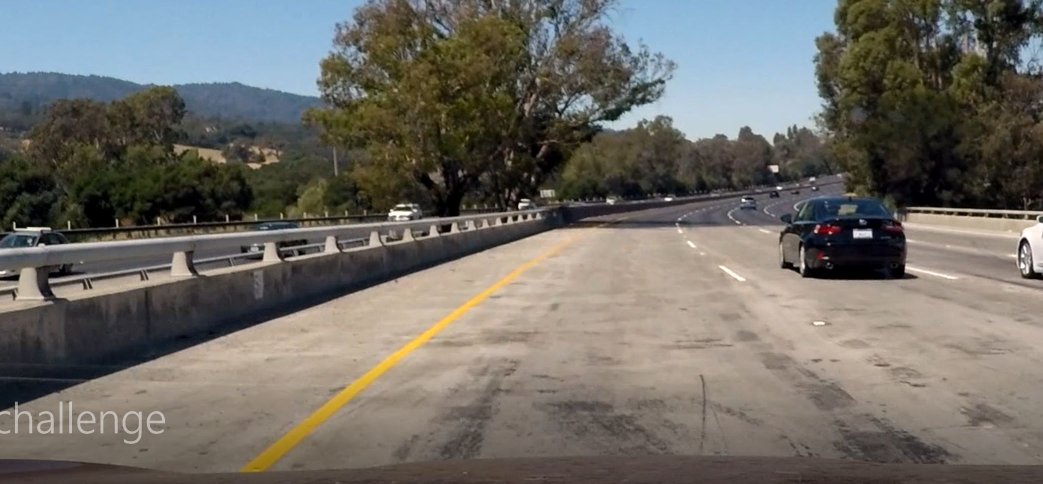
#> input picture test_images/Capture.JPG, 2086 x 968 px (shown at 1/2 size)
$ jupyter execute --allow-errors P1.ipynb   (shell and % lines are left out)
#> lines starting #> are read from the running program, lines starting #| are printed output that depends on the picture; after the words box and inside, x2 and y2 are one past the last pixel; in counts of white or black regions, pixels touching at a corner belong together
# Self-Driving Car Engineer Nanodegree

## Project: **Finding Lane Lines on the Road**
***
In this project, you will use the tools you learned about in the lesson to identify lane lines on the road.  You can develop your pipeline on a series of individual images, and later apply the result to a video stream (really just a series of images). Check out the video clip "raw-lines-example.mp4" (also contained in this repository) to see what the output should look like after using the helper functions below.

Once you have a result that looks roughly like "raw-lines-example.mp4", you'll need to get creative and try to average and/or extrapolate the line segments you've detected to map out the full extent of the lane lines.  You can see an example of the result you're going for in the video "P1_example.mp4".  Ultimately, you would like to draw just one line for the left side of the lane, and one for the right.

In addition to implementing code, there is a brief writeup to complete. The writeup should be completed in a separate file, which can be either a markdown file or a pdf document. There is a [write up template](https://github.com/udacity/CarND-LaneLines-P1/blob/master/writeup_template.md) that can be used to guide the writing process. Completing both the code in the Ipython notebook and the writeup template will cover all of the [rubric points](https://review.udacity.com/#!/rubrics/322/view) for this project.

---
Let's have a look at our first image called 'test_images/solidWhiteRight.jpg'.  Run the 2 cells below (hit Shift-Enter or the "play" button above) to display the image.

**Note: If, at any point, you encounter frozen display windows or other confounding issues, you can always start again with a clean slate by going to the "Kernel" menu above and selecting "Restart & Clear Output".**

---

**The tools you have are color selection, region of interest selection, grayscaling, Gaussian smoothing, Canny Edge Detection and Hough Tranform line detection.  You  are also free to explore and try other techniques that were not presented in the lesson.  Your goal is piece together a pipeline to detect the line segments in the image, then average/extrapolate them and draw them onto the image for display (as below).  Once you have a working pipeline, try it out on the video stream below.**

---

<figure>

 <figcaption>
 <p></p>
 <p style="text-align: center;"> Your output should look something like this (above) after detecting line segments using the helper functions below </p>
 </figcaption>
</figure>
 <p></p>
<figure>

 <figcaption>
 <p></p>
 <p style="text-align: center;"> Your goal is to connect/average/extrapolate line segments to get output like this</p>
 </figcaption>
</figure>

**Run the cell below to import some packages.  If you get an `import error` for a package you've already installed, try changing your kernel (select the Kernel menu above --> Change Kernel).  Still have problems?  Try relaunching Jupyter Notebook from the terminal prompt.  Also, see [this forum post](https://carnd-forums.udacity.com/cq/viewquestion.action?spaceKey=CAR&id=29496372&questionTitle=finding-lanes---import-cv2-fails-even-though-python-in-the-terminal-window-has-no-problem-with-import-cv2) for more troubleshooting tips.**

## Import Packages

[cell 1]
#importing some useful packages
import matplotlib.pyplot as plt
import matplotlib.image as mpimg
import numpy as np
import cv2

## Read in an Image

#> (a cell that did not finish here is left out)

##  Functions

[cell 3]
import math
#function to print images
def printImage(image):
    plt.figure()
    plt.imshow(image)
#function to print greyscale images
def printGreyImage(image):
    plt.figure()
    plt.imshow(image,cmap="gray")
# [7 lines left out: function grayscale, not called in this run]
    # Or use BGR2GRAY if you read an image with cv2.imread()
    # return cv2.cvtColor(img, cv2.COLOR_BGR2GRAY)

def canny(img, low_threshold, high_threshold):
    """Applies the Canny transform"""
    #img = np.uint8(img)
    return cv2.Canny(img, low_threshold, high_threshold)

def gaussian_blur(img, kernel_size):
    """Applies a Gaussian Noise kernel"""
    return cv2.GaussianBlur(img, (kernel_size, kernel_size), 0)

def region_of_interest(img, vertices):
    """
    Applies an image mask.

    Only keeps the region of the image defined by the polygon
    formed from `vertices`. The rest of the image is set to black.
    """
    #defining a blank mask to start with
    mask = np.zeros_like(img)

    #defining a 3 channel or 1 channel color to fill the mask with depending on the input image
    if len(img.shape) > 2:
        channel_count = img.shape[2]  # i.e. 3 or 4 depending on your image
        ignore_mask_color = (255,) * channel_count
    else:
        ignore_mask_color = 255

    #filling pixels inside the polygon defined by "vertices" with the fill color
    cv2.fillPoly(mask, vertices, ignore_mask_color)

    #returning the image only where mask pixels are nonzero
    masked_image = cv2.bitwise_and(img, mask)
    #plt.figure()
    #plt.imshow(weighted_img(mask, img, α=0.8, β=1., λ=0.),cmap="gray")
    return masked_image


def draw_lines(img, lines, color=[255, 0, 0], thickness=2):
    """
    NOTE: this is the function you might want to use as a starting point once you want to
    average/extrapolate the line segments you detect to map out the full
    extent of the lane (going from the result shown in raw-lines-example.mp4
    to that shown in P1_example.mp4).
    """
    for line in lines:
        for x1,y1,x2,y2 in line:
            cv2.line(img, (x1, y1), (x2, y2), color, thickness)

def avg_list(list):
    if(len(list)>0):
        return sum(list)/len(list)
    else:
        return 0

def cal_Xvalue(y,intercept,slope):
    #print("cal X val",y,intercept,slope)
    if slope!=0:
        return int((y-intercept)/slope)

def cal_Yvalue(x,intercept,slope):
    return int(slope*x+intercept)

def hough_average_slope_intercept_lines(img, rho, theta, threshold, min_line_len, max_line_gap):
    """
    `img` should be the output of a Canny transform.

    Returns an image with hough lines drawn.
    """
    lines = cv2.HoughLinesP(img, rho, theta, threshold, np.array([]), minLineLength=min_line_len, maxLineGap=max_line_gap)
    line_img = np.zeros((img.shape[0], img.shape[1], 3), dtype=np.uint8)
    final_image = np.zeros((img.shape[0], img.shape[1], 3), dtype=np.uint8)
    final_image=draw_average_slope_intercept_lines(line_img, lines)
    return final_image

"""
This function detet left and right lanes based on the slope.
Than create a average slope and y-intercept for all the left and right lanes.
Once the slope and intercept are generated. Lanes are drawn based on the the
slope and y-intercept.

"""
def draw_average_slope_intercept_lines(final_image, lines, color=[255, 0, 0], thickness=20):
    """
    NOTE: this is the function you might want to use as a starting point once you want to
    average/extrapolate the line segments you detect to map out the full
    extent of the lane (going from the result shown in raw-lines-example.mp4
    to that shown in P1_example.mp4).

    Think about things like separating line segments by their
    slope ((y2-y1)/(x2-x1)) to decide which segments are part of the left
    line vs. the right line.  Then, you can average the position of each of
    the lines and extrapolate to the top and bottom of the lane.

    This function draws `lines` with `color` and `thickness`.
    Lines are drawn on the image inplace (mutates the image).
    If you want to make the lines semi-transparent, think about combining
    this function with the weighted_img() function below
    """
    positive_slope=[]
    positive_intercept=[]
    negative_slope=[]
    negative_intercept=[]
    avg_positive_slope=0
    avg_positive_intercept=0
    avg_negative_slope=0
    avg_negative_intercept=0
    m_p=0
    c_p=0
    m_n=0
    c_n=0
    positive_x1=0
    positive_y1=0
    positive_x2=0
    positive_y2=0
    negative_x1=0
    negative_y1=0
    negative_x2=0
    negative_y2=0
    lane_size1=0.6
    lane_size2=0.4
    img_shape=final_image.shape
    for line in lines:
        for x1,y1,x2,y2 in line:
            if x2!=x1:
                #print((y2-y1)/(x2-x1))
                if(((y2-y1)/(x2-x1))>0.4):
                    m_p=(y2-y1)/(x2-x1)
                    #print(m_p,positive_slope)
                    #positive_slope[len(positive_slope):] = [m_p]
                    positive_slope.append(m_p)
                    #print(m_p,positive_slope)
                    c_p=y1-m_p*x1
                    positive_intercept.append(c_p)
                   # print(m_p,c_p)
                   # print(positive_slope)
                elif(((y2-y1)/(x2-x1))<-0.4):
                    m_n=(y2-y1)/(x2-x1)
                    negative_slope.append(m_n)
                    c_n=y1-m_n*x1
                    negative_intercept.append(c_n)
                    #print(m_n,c_n)
    avg_positive_slope=avg_list(positive_slope)
    avg_positive_intercept=avg_list(positive_intercept)
    avg_negative_slope=avg_list(negative_slope)
    avg_negative_intercept=avg_list(negative_intercept)
    img1=np.zeros([img_shape[0],img_shape[1]])
    img2=np.zeros([img_shape[0],img_shape[1]])
    #print(avg_positive_slope,avg_positive_intercept,avg_negative_slope,avg_negative_intercept)
    if (avg_positive_slope!=0 and avg_positive_intercept!=0):
        positive_y1=img_shape[0]
        positive_x1=cal_Xvalue(positive_y1,avg_positive_intercept,avg_positive_slope)
        positive_x2=int(img_shape[1]*lane_size1)
        positive_y2=cal_Yvalue(positive_x2,avg_positive_intercept,avg_positive_slope)
    if(avg_negative_slope!=0 and avg_negative_intercept!=0):
        negative_y1=img_shape[0]
        negative_x1=cal_Xvalue(negative_y1,avg_negative_intercept,avg_negative_slope)
        negative_x2=int(img_shape[1]*lane_size2)
        negative_y2=cal_Yvalue(negative_x2,avg_negative_intercept,avg_negative_slope)

    positive_slope_image=np.zeros([img_shape[0],img_shape[1],3],dtype=np.uint8)
    negative_slope_image=np.zeros([img_shape[0],img_shape[1],3],dtype=np.uint8)
    #final_image=np.zeros([img_shape[0],img_shape[1],3],dtype=np.uint8)
    #print(negative_x1,negative_y1,negative_x2,negative_y2,positive_x1, positive_y1, positive_x2, positive_y2)

    cv2.line(positive_slope_image, (positive_x1, positive_y1), (positive_x2, positive_y2), color, thickness)
    cv2.line(negative_slope_image, (negative_x1, negative_y1), (negative_x2, negative_y2), color, thickness)
    #print
    #printGreyImage(img1)
    #printGreyImage(img2)
    final_image=positive_slope_image+negative_slope_image
    #printGreyImage(final_image)

    return final_image


"""

            img1=np.zeros([img_shape[0],img_shape[1]])
            cv2.line(img, (x1, y1), (x2, y2), color, thickness)
            cv2.line(img1, (x1, y1), (x2, y2), color, thickness)
            plt.figure()
            plt.imshow(img1,cmap="gray")

  """


def hough_lines(img, rho, theta, threshold, min_line_len, max_line_gap):
    """
    `img` should be the output of a Canny transform.

    Returns an image with hough lines drawn.
    """
    lines = cv2.HoughLinesP(img, rho, theta, threshold, np.array([]), minLineLength=min_line_len, maxLineGap=max_line_gap)
    line_img = np.zeros((img.shape[0], img.shape[1], 3), dtype=np.uint8)
    draw_lines(line_img, lines)
    return line_img

# Python 3 has support for cool math symbols.

def weighted_img(img, initial_img, α=0.8, β=1., λ=0.):
    """
    `img` is the output of the hough_lines(), An image with lines drawn on it.
    Should be a blank image (all black) with lines drawn on it.

    `initial_img` should be the image before any processing.

    The result image is computed as follows:

    initial_img * α + img * β + λ
    NOTE: initial_img and img must be the same shape!
    """
    return cv2.addWeighted(initial_img, α, img, β, λ)

#function to print image overlay
# [4 lines left out: function printImageOverlay, not called in this run]

## Lane detection using  RGB threshold only
Creating a function to detect lanes in the image:
**Thresholding of image using color**
Ideal RGB values of white area (255,255,255)
Ideal RGB values of yellow area (255,255,0)
RGB threshold conditiods like(R>200 and G>200 and (B < 50 or B > 200) should be a good start

[cell 4]
# [29 lines left out: function white_yellow_lane_filter, not called in this run]

#> (a cell that did not finish here is left out)

Converting an image to grayscale is not nessecary as yellow has less b value compared to white. So instead I prefferd red channel

[cell 6]
def laneDetector(image):
    #colorFilterLaneMask=white_yellow_lane_filter(image)
    #grayImage=grayscale(image)
    #red channel image as basis
    #imageSize=image.shape
    grayImage=np.zeros((image.shape[0],image.shape[1]),dtype=np.uint8)
    grayImage1=np.zeros((image.shape[0],image.shape[1]),dtype=np.uint8)
    #using histogram equalization
    grayImage=cv2.equalizeHist(image[:,:,0])
    #grayImage=image[:,:,0]
    #grayImage=weighted_img(image[:,:,0], image[:,:,1], α=2, β=1, λ=3.)
    grayImage1[grayImage>150]=255;
   # plt.figure()
   # plt.imshow(grayImage1,cmap="gray")
    #smoothing the image
    kernal_size=15
    grayImage_blur=gaussian_blur(grayImage1,kernal_size)
   # plt.figure()
   # plt.imshow(grayImage_blur,cmap="gray")
    low_threshold=30
    high_threshold=120
    #canny edge detection
    edge_canny=canny(grayImage_blur,low_threshold,high_threshold)
   # plt.figure()
   # plt.imshow(edge_canny,cmap="gray")
    #region of interest
    imageShape=image.shape
    #vertices = np.array([[(500,260),(450,260),(60,imageShape[0]-20), (60,imageShape[0]), (imageShape[1]-40,imageShape[0]),(imageShape[1]-40,imageShape[0]-30)]], dtype=np.int32)
    vertices = np.array([[(int(imageShape[1]*0.6),int(imageShape[0]*0.5)),(int(imageShape[1]*0.4),int(imageShape[0]*0.5)), (int(0.125*imageShape[1]),imageShape[0]), (imageShape[1]-int(0.14*imageShape[1]),imageShape[0])]], dtype=np.int32)
    #vertices = np.array([[(int(imageShape[0]*0.34),int(imageShape[0]*0.5)),(int(imageShape[0]*0.56),int(imageShape[0]*0.5)), (int(0.125*imageShape[1]),imageShape[0]), (imageShape[1]-int(0.14*imageShape[0]),imageShape[0])]], dtype=np.int32)
    #vertices = np.array([[(500,280),(450,280), (60,imageShape[0]), (900,imageShape[0])]], dtype=np.int32)
    #vertices = np.array([[(600,280),(450,280), (60,imageShape[0]), (950,imageShape[0])]], dtype=np.int32)
    edge_canny_withROI=region_of_interest(edge_canny,vertices)

    #edge_canny_withROI_smooth=gaussian_blur(edge_canny_withROI,kernal_size)
   # plt.figure()
   # plt.imshow(edge_canny_withROI,cmap="gray")
    #'''''
    rho=1
    theta=np.pi/180
    threshold=70
    min_line_len=10
    max_line_gap=20
    #line detection using hough transform
    houghLineImage=hough_lines(edge_canny_withROI, rho,theta,threshold, min_line_len, max_line_gap)
    houghLineImage_average_slope_intercept_lines=hough_average_slope_intercept_lines(edge_canny_withROI, rho,theta,threshold, min_line_len, max_line_gap)

    #plt.figure()
    #plt.imshow(houghEdge,cmap="gray")

    return houghLineImage_average_slope_intercept_lines
    #'''''

#> (a cell that did not finish here is left out)

## Test Images

Build your pipeline to work on the images in the directory "test_images"
**You should make sure your pipeline works well on these images before you try the videos.**

[cell 8]
import os
testImages_name=os.listdir("test_images/")
#> testImages_name = ['Capture.JPG']
test_OutputNmaesList=list(map(lambda x: "test_images_output/"+x[:-4]+'_output.png',testImages_name))
#> test_OutputNmaesList = ['test_images_output/Capture_output.png']
#mpimg.imread('test_images/solidWhiteRight.jpg')
testImages_name=list(map(lambda x:'test_images/'+x ,testImages_name))
#> testImages_name = ['test_images/Capture.JPG']
testImages_name
test_imagesList=list(map(lambda x: mpimg.imread(x),testImages_name))
#> test_imagesList = 1 item

#test_OutputNmaesList

**Code to display  the read images**

[cell 9]
'''
list(map(lambda x: printImage(x),test_imagesList))
'''
#list(map(lambda x: printImage(x),test_imagesList))

**Display laneDetector algorithm output mask images**

[cell 10]
houghLineImageList=list(map(lambda x: laneDetector(x),test_imagesList))
#> in laneDetector, `grayImage=cv2.equalizeHist(image[:,:,0])`:
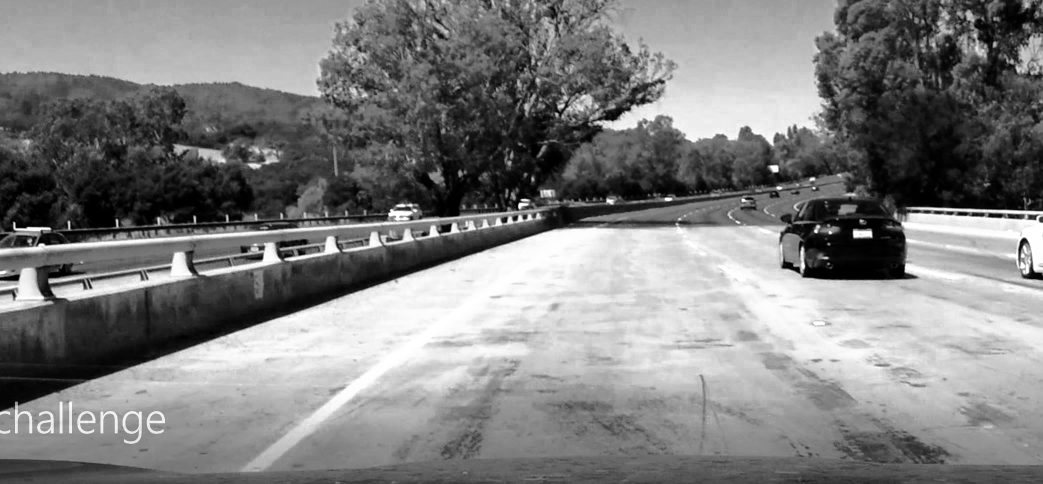
#> grayImage: shape (968, 2086) (shown at 1/2 size); min 0, max 255, mean 127.5
#> in region_of_interest, `cv2.fillPoly(mask, vertices, ignore_mask_color)`:
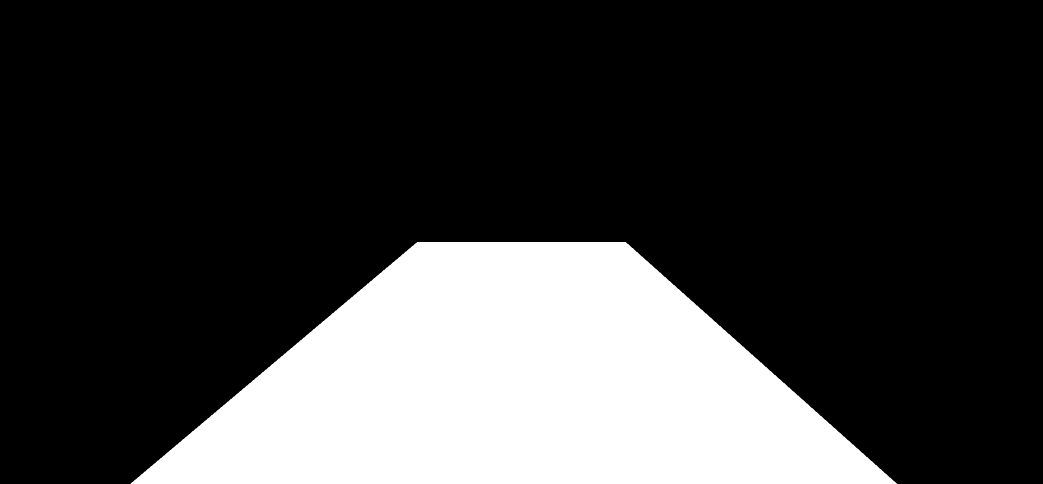
#> mask: shape (968, 2086) (shown at 1/2 size); 23.4% white; 1 white region, box (x1, y1, x2, y2) and area: (261, 484, 1794, 968) 472217
#> in region_of_interest, `masked_image = cv2.bitwise_and(img, mask)`:
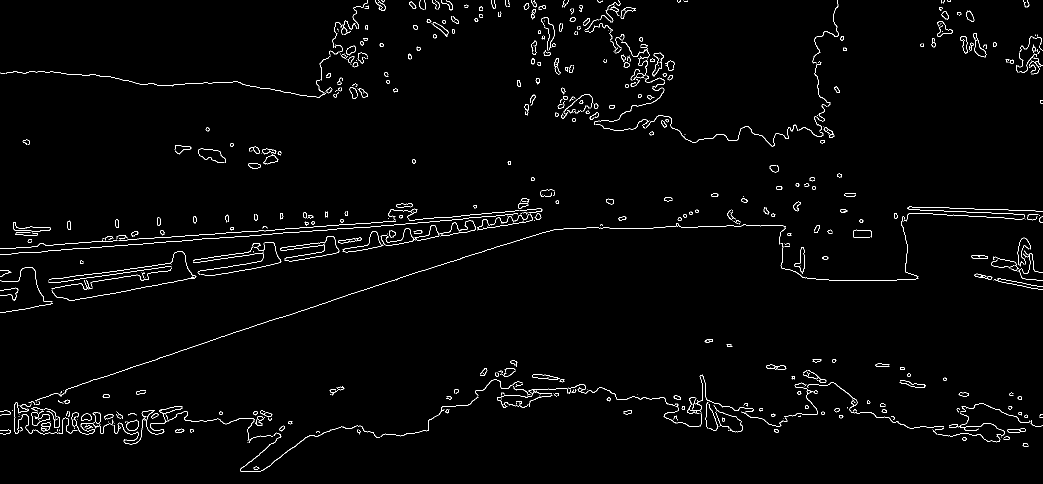
#> img: shape (968, 2086) (shown at 1/2 size); 1.6% white in thin lines or dots
#> in hough_lines, `lines = cv2.HoughLinesP(img, rho, theta, threshold, np.array([]), minL..`:
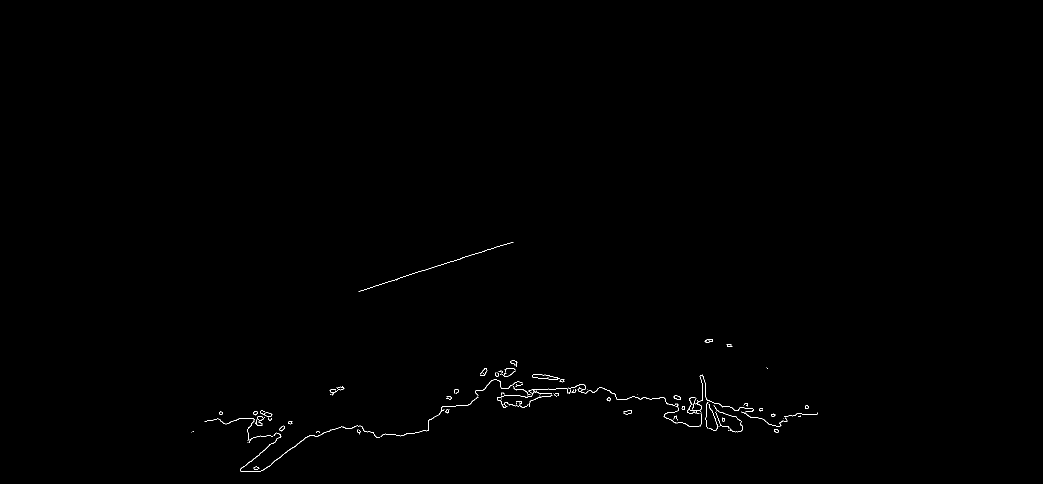
#> img: shape (968, 2086) (shown at 1/2 size); 0.24% white in thin lines or dots, all inside (x1, y1, x2, y2) = (383, 484, 1636, 944)
#> in hough_average_slope_intercept_lines, `lines = cv2.HoughLinesP(img, rho, theta, threshold, np.array([]), minL..`: lines = 19 rows, first 6: [846, 541, 1024, 484], [1002, 790, 1082, 794], [1264, 793, 1307, 797], [884, 813, 933, 811], [524, 941, 614, 873], [1030, 779, 1111, 778]
#> the loop in draw_average_slope_intercept_lines, `for line in lines:` made 19 passes
#> line on passes 1 to 12: [[846, 541, 1024, 484]], [[1002, 790, 1082, 794]], [[1264, 793, 1307, 797]], [[884, 813, 933, 811]], [[524, 941, 614, 873]], [[1030, 779, 1111, 778]], [[1382, 809, 1524, 819]], [[1052, 783, 1116, 789]], [[481, 939, 562, 873]], [[1352, 822, 1436, 821]], [[983, 760, 998, 761]], [[718, 582, 900, 523]]
#> after the loop in draw_average_slope_intercept_lines, `for line in lines:`: negative_intercept = [1336.9, 1330.9]; negative_slope = [-0.756, -0.815]; positive_intercept = []
#> in draw_average_slope_intercept_lines, `avg_positive_slope=avg_list(positive_slope)`: avg_positive_slope = 0
#> in draw_average_slope_intercept_lines, `avg_negative_slope=avg_list(negative_slope)`: avg_negative_slope = -0.785
#> in draw_average_slope_intercept_lines, `avg_negative_intercept=avg_list(negative_intercept)`: avg_negative_intercept = 1333.9
#> in draw_average_slope_intercept_lines, `negative_x1=cal_Xvalue(negative_y1,avg_negative_intercept,avg_negative..`: negative_x1 = 466
#> in draw_average_slope_intercept_lines, `negative_y2=cal_Yvalue(negative_x2,avg_negative_intercept,avg_negative..`: negative_y2 = 679
#> in hough_average_slope_intercept_lines, `final_image=draw_average_slope_intercept_lines(line_img, lines)`: line_img: shape (968, 2086, 3); every value is 0
#> houghLineImageList = 1 item
#list(map(lambda x: printImage(x),houghLineImageList))
###plt.imshow(laneDetector(test_imagesList[5]))

**Display laneDetector algorithm output overlay images**

[cell 11]
laneOverLayImageList=list(map(lambda x,y: weighted_img(x,y) ,houghLineImageList,test_imagesList))
#> in weighted_img, `return cv2.addWeighted(initial_img, α, img, β, λ)`:
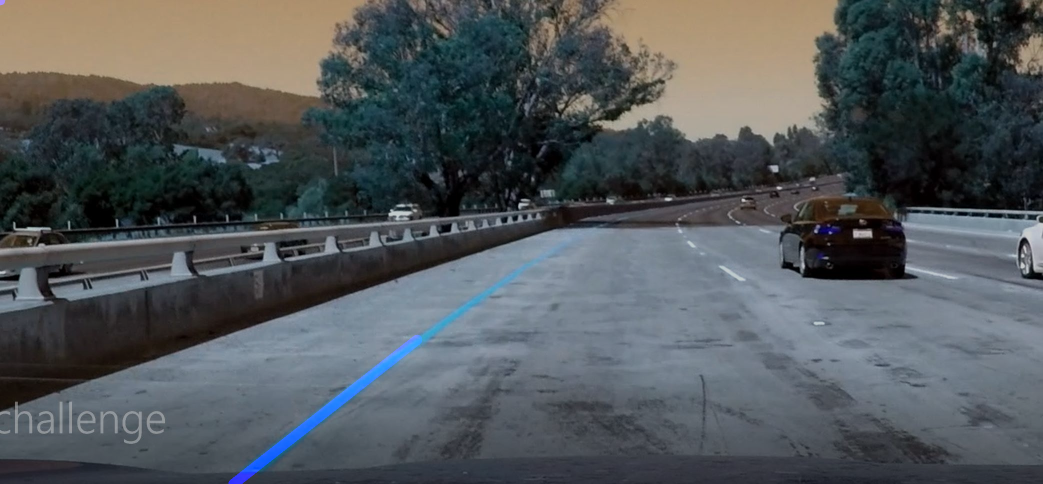
#> returned value: shape (968, 2086, 3) (shown at 1/2 size); mean of channels 0, 1, 2 89.4, 86.4, 81.2; drawn as B, G, R
#> laneOverLayImageList = 1 item
list(map(lambda x: printImage(x),laneOverLayImageList))
